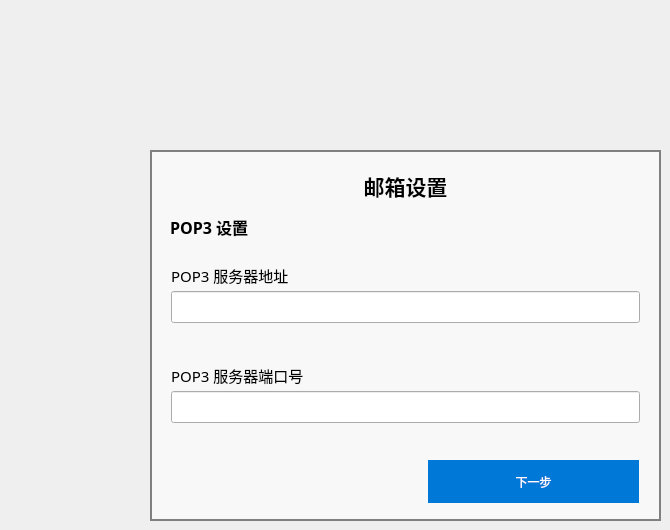
   <widget class="QWidget" name="pop3">
    <property name="styleSheet">
     <string notr="true">QPushButton{
                   background-color:rgb(0, 120, 215);
	
border:plain;
border-width:4px;
	border-color: rgb(0, 0, 0);
    
	font: 75 15pt &quot;微软雅黑&quot;;
                   color:rgba(255,255,255,255);          
                   padding:6px;                 
                   }
                   
                   QPushButton:pressed{
                   background-color:rgb(0, 120, 215);	
border:none;
    
	font: 75 15pt &quot;微软雅黑&quot;;
                   color:rgba(255,255,255,255);          
                   padding:6px;
                   }
                  
                   QPushButton:hover{
                   background-color:rgba(0, 120, 215,180);
border:none;
    
	font: 75 15pt &quot;微软雅黑&quot;;
                   color:rgba(255,255,255,255);          
                   padding:6px;
                   }
</string>
    </property>
    <widget class="QLabel" name="label_11">
     <property name="geometry">
      <rect>
       <x>150</x>
       <y>170</y>
       <width>511</width>
       <height>31</height>
      </rect>
     </property>
     <property name="font">
      <font>
       <family>微软雅黑</family>
      </font>
     </property>
     <property name="text">
      <string>&lt;html&gt;&lt;head/&gt;&lt;body&gt;&lt;p align=&quot;center&quot;&gt;&lt;span style=&quot; font-size:16pt; font-weight:600; color:#000000;&quot;&gt;邮箱设置&lt;/span&gt;&lt;/p&gt;&lt;/body&gt;&lt;/html&gt;</string>
     </property>
    </widget>
    <widget class="QWidget" name="layoutWidget_3">
     <property name="geometry">
      <rect>
       <x>150</x>
       <y>260</y>
       <width>511</width>
       <height>71</height>
      </rect>
     </property>
     <layout class="QVBoxLayout" name="verticalLayout_4">
      <property name="spacing">
       <number>0</number>
      </property>
      <property name="leftMargin">
       <number>21</number>
      </property>
      <property name="rightMargin">
       <number>21</number>
      </property>
      <property name="bottomMargin">
       <number>8</number>
      </property>
      <item>
       <widget class="QLabel" name="label_12">
        <property name="sizePolicy">
         <sizepolicy hsizetype="Preferred" vsizetype="Preferred">
          <horstretch>0</horstretch>
          <verstretch>0</verstretch>
         </sizepolicy>
        </property>
        <property name="font">
         <font>
          <family>微软雅黑</family>
          <pointsize>11</pointsize>
          <weight>50</weight>
          <bold>false</bold>
         </font>
        </property>
        <property name="text">
         <string>POP3 服务器地址</string>
        </property>
       </widget>
      </item>
      <item>
       <widget class="QLineEdit" name="pop3Server">
        <property name="baseSize">
         <size>
          <width>0</width>
          <height>0</height>
         </size>
        </property>
        <property name="font">
         <font>
          <family>微软雅黑</family>
          <pointsize>13</pointsize>
         </font>
        </property>
       </widget>
      </item>
     </layout>
    </widget>
    <widget class="QPushButton" name="nextPOP3">
     <property name="geometry">
      <rect>
       <x>428</x>
       <y>460</y>
       <width>211</width>
       <height>43</height>
      </rect>
     </property>
     <property name="sizePolicy">
      <sizepolicy hsizetype="Expanding" vsizetype="Expanding">
       <horstretch>0</horstretch>
       <verstretch>0</verstretch>
      </sizepolicy>
     </property>
     <property name="text">
      <string>下一步</string>
     </property>
    </widget>
    <widget class="QLabel" name="label_13">
     <property name="geometry">
      <rect>
       <x>170</x>
       <y>210</y>
       <width>469</width>
       <height>34</height>
      </rect>
     </property>
     <property name="sizePolicy">
      <sizepolicy hsizetype="Preferred" vsizetype="Preferred">
       <horstretch>0</horstretch>
       <verstretch>0</verstretch>
      </sizepolicy>
     </property>
     <property name="font">
      <font>
       <family>微软雅黑</family>
       <pointsize>12</pointsize>
       <weight>75</weight>
       <bold>true</bold>
      </font>
     </property>
     <property name="text">
      <string>POP3 设置</string>
     </property>
    </widget>
    <widget class="QWidget" name="layoutWidget_4">
     <property name="geometry">
      <rect>
       <x>150</x>
       <y>360</y>
       <width>511</width>
       <height>71</height>
      </rect>
     </property>
     <layout class="QVBoxLayout" name="verticalLayout_5">
      <property name="spacing">
       <number>0</number>
      </property>
      <property name="leftMargin">
       <number>21</number>
      </property>
      <property name="rightMargin">
       <number>21</number>
      </property>
      <property name="bottomMargin">
       <number>8</number>
      </property>
      <item>
       <widget class="QLabel" name="label_14">
        <property name="sizePolicy">
         <sizepolicy hsizetype="Preferred" vsizetype="Preferred">
          <horstretch>0</horstretch>
          <verstretch>0</verstretch>
         </sizepolicy>
        </property>
        <property name="font">
         <font>
          <family>微软雅黑</family>
          <pointsize>11</pointsize>
          <weight>50</weight>
          <bold>false</bold>
         </font>
        </property>
        <property name="text">
         <string>POP3 服务器端口号</string>
        </property>
       </widget>
      </item>
      <item>
       <widget class="QLineEdit" name="pop3Port">
        <property name="baseSize">
         <size>
          <width>0</width>
          <height>0</height>
         </size>
        </property>
        <property name="font">
         <font>
          <family>微软雅黑</family>
          <pointsize>13</pointsize>
         </font>
        </property>
       </widget>
      </item>
     </layout>
    </widget>
    <widget class="QLabel" name="label_15">
     <property name="geometry">
      <rect>
       <x>150</x>
       <y>150</y>
       <width>511</width>
       <height>371</height>
      </rect>
     </property>
     <property name="styleSheet">
      <string notr="true">background-color: rgba(255, 255, 255,150);
border:2px solid grey;</string>
     </property>
     <property name="text">
      <string/>
     </property>
    </widget>
    <zorder>label_15</zorder>
    <zorder>label_11</zorder>
    <zorder>layoutWidget_3</zorder>
    <zorder>nextPOP3</zorder>
    <zorder>label_13</zorder>
    <zorder>layoutWidget_4</zorder>
   </widget>
